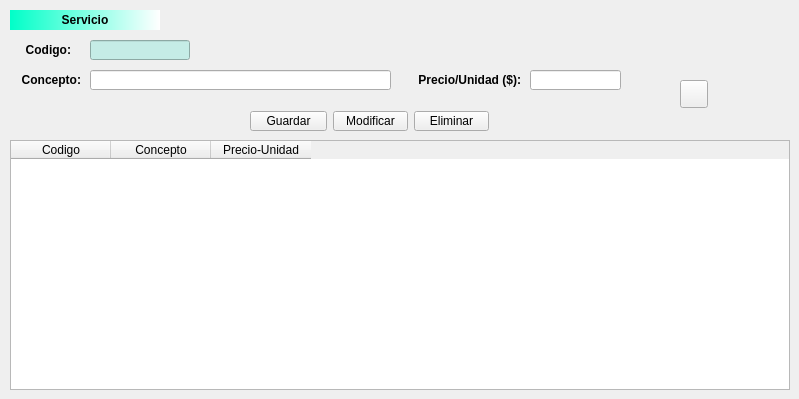
    <widget class="QWidget" name="tab_3">
     <attribute name="title">
      <string>Servizos</string>
     </attribute>
     <widget class="QLabel" name="lblTituloCli_3">
      <property name="geometry">
       <rect>
        <x>10</x>
        <y>10</y>
        <width>150</width>
        <height>20</height>
       </rect>
      </property>
      <property name="minimumSize">
       <size>
        <width>150</width>
        <height>20</height>
       </size>
      </property>
      <property name="maximumSize">
       <size>
        <width>150</width>
        <height>20</height>
       </size>
      </property>
      <property name="font">
       <font>
        <pointsize>9</pointsize>
        <weight>75</weight>
        <bold>true</bold>
       </font>
      </property>
      <property name="autoFillBackground">
       <bool>false</bool>
      </property>
      <property name="styleSheet">
       <string notr="true">background-color: qlineargradient(spread:pad, x1:0, y1:0, x2:1, y2:0, stop:0 rgba(0, 255, 200, 255), stop:1 rgba(255, 255, 255, 255));</string>
      </property>
      <property name="text">
       <string>Servicio</string>
      </property>
      <property name="alignment">
       <set>Qt::AlignCenter</set>
      </property>
     </widget>
     <widget class="QLineEdit" name="txtCodigo">
      <property name="geometry">
       <rect>
        <x>90</x>
        <y>40</y>
        <width>100</width>
        <height>20</height>
       </rect>
      </property>
      <property name="minimumSize">
       <size>
        <width>100</width>
        <height>20</height>
       </size>
      </property>
      <property name="maximumSize">
       <size>
        <width>100</width>
        <height>20</height>
       </size>
      </property>
      <property name="styleSheet">
       <string notr="true">background-color: rgb(197, 236, 230);</string>
      </property>
     </widget>
     <widget class="QLabel" name="lblCodigo">
      <property name="geometry">
       <rect>
        <x>20</x>
        <y>40</y>
        <width>51</width>
        <height>20</height>
       </rect>
      </property>
      <property name="minimumSize">
       <size>
        <width>30</width>
        <height>20</height>
       </size>
      </property>
      <property name="font">
       <font>
        <pointsize>9</pointsize>
        <weight>75</weight>
        <bold>true</bold>
       </font>
      </property>
      <property name="text">
       <string>Codigo:</string>
      </property>
      <property name="alignment">
       <set>Qt::AlignRight|Qt::AlignTrailing|Qt::AlignVCenter</set>
      </property>
     </widget>
     <widget class="QLabel" name="lblConcepto">
      <property name="geometry">
       <rect>
        <x>10</x>
        <y>70</y>
        <width>71</width>
        <height>20</height>
       </rect>
      </property>
      <property name="minimumSize">
       <size>
        <width>30</width>
        <height>20</height>
       </size>
      </property>
      <property name="font">
       <font>
        <pointsize>9</pointsize>
        <weight>75</weight>
        <bold>true</bold>
       </font>
      </property>
      <property name="text">
       <string>Concepto:</string>
      </property>
      <property name="alignment">
       <set>Qt::AlignRight|Qt::AlignTrailing|Qt::AlignVCenter</set>
      </property>
     </widget>
     <widget class="QLineEdit" name="txtConcepto">
      <property name="geometry">
       <rect>
        <x>90</x>
        <y>70</y>
        <width>301</width>
        <height>20</height>
       </rect>
      </property>
      <property name="minimumSize">
       <size>
        <width>200</width>
        <height>20</height>
       </size>
      </property>
     </widget>
     <widget class="QLabel" name="lblPrecio">
      <property name="geometry">
       <rect>
        <x>410</x>
        <y>70</y>
        <width>111</width>
        <height>20</height>
       </rect>
      </property>
      <property name="minimumSize">
       <size>
        <width>30</width>
        <height>20</height>
       </size>
      </property>
      <property name="font">
       <font>
        <pointsize>9</pointsize>
        <weight>75</weight>
        <bold>true</bold>
       </font>
      </property>
      <property name="text">
       <string>Precio/Unidad ($):</string>
      </property>
      <property name="alignment">
       <set>Qt::AlignRight|Qt::AlignTrailing|Qt::AlignVCenter</set>
      </property>
     </widget>
     <widget class="QLineEdit" name="txtPrecio">
      <property name="geometry">
       <rect>
        <x>530</x>
        <y>70</y>
        <width>91</width>
        <height>20</height>
       </rect>
      </property>
      <property name="maximumSize">
       <size>
        <width>200</width>
        <height>20</height>
       </size>
      </property>
     </widget>
     <widget class="QTableWidget" name="tabServicios">
      <property name="geometry">
       <rect>
        <x>10</x>
        <y>140</y>
        <width>780</width>
        <height>250</height>
       </rect>
      </property>
      <property name="minimumSize">
       <size>
        <width>780</width>
        <height>250</height>
       </size>
      </property>
      <property name="maximumSize">
       <size>
        <width>780</width>
        <height>250</height>
       </size>
      </property>
      <property name="alternatingRowColors">
       <bool>true</bool>
      </property>
      <property name="selectionMode">
       <enum>QAbstractItemView::ExtendedSelection</enum>
      </property>
      <property name="selectionBehavior">
       <enum>QAbstractItemView::SelectRows</enum>
      </property>
      <column>
       <property name="text">
        <string>Codigo</string>
       </property>
      </column>
      <column>
       <property name="text">
        <string>Concepto</string>
       </property>
      </column>
      <column>
       <property name="text">
        <string>Precio-Unidad</string>
       </property>
      </column>
     </widget>
     <widget class="QWidget" name="layoutWidget">
      <property name="geometry">
       <rect>
        <x>250</x>
        <y>110</y>
        <width>239</width>
        <height>22</height>
       </rect>
      </property>
      <layout class="QHBoxLayout" name="horizontalLayout_33">
       <item>
        <widget class="QPushButton" name="btnGuardaservicio">
         <property name="minimumSize">
          <size>
           <width>75</width>
           <height>20</height>
          </size>
         </property>
         <property name="maximumSize">
          <size>
           <width>275</width>
           <height>20</height>
          </size>
         </property>
         <property name="text">
          <string>Guardar</string>
         </property>
        </widget>
       </item>
       <item>
        <widget class="QPushButton" name="btnModifservicio">
         <property name="minimumSize">
          <size>
           <width>75</width>
           <height>20</height>
          </size>
         </property>
         <property name="maximumSize">
          <size>
           <width>75</width>
           <height>20</height>
          </size>
         </property>
         <property name="text">
          <string>Modificar</string>
         </property>
        </widget>
       </item>
       <item>
        <widget class="QPushButton" name="btnBorraservicio">
         <property name="minimumSize">
          <size>
           <width>75</width>
           <height>20</height>
          </size>
         </property>
         <property name="maximumSize">
          <size>
           <width>75</width>
           <height>20</height>
          </size>
         </property>
         <property name="text">
          <string>Eliminar</string>
         </property>
        </widget>
       </item>
      </layout>
     </widget>
     <widget class="QPushButton" name="btnLimpiaSer">
      <property name="geometry">
       <rect>
        <x>680</x>
        <y>80</y>
        <width>28</width>
        <height>28</height>
       </rect>
      </property>
      <property name="minimumSize">
       <size>
        <width>28</width>
        <height>28</height>
       </size>
      </property>
      <property name="maximumSize">
       <size>
        <width>28</width>
        <height>28</height>
       </size>
      </property>
      <property name="text">
       <string/>
      </property>
      <property name="icon">
       <iconset>
        <normaloff>img/papelera.png</normaloff>img/papelera.png</iconset>
      </property>
      <property name="iconSize">
       <size>
        <width>20</width>
        <height>20</height>
       </size>
      </property>
     </widget>
    </widget>
